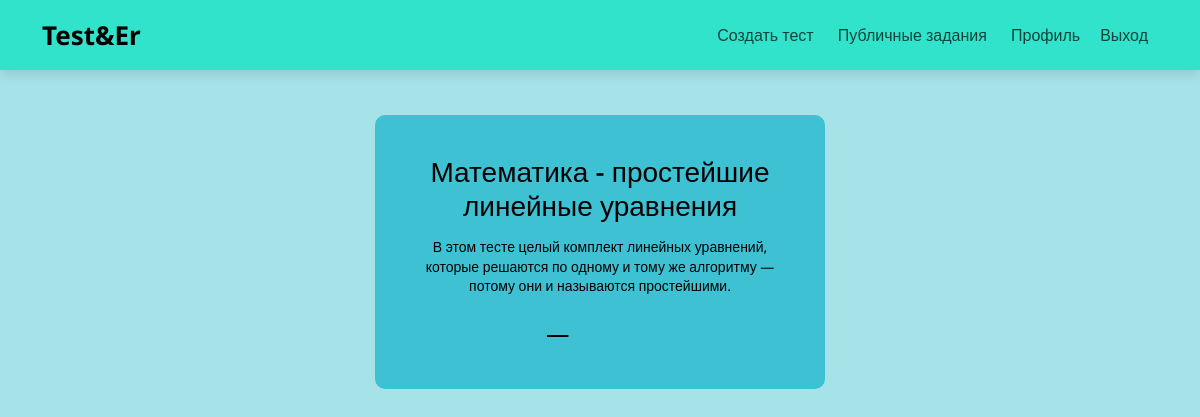
Screenshot of /tasks/profile/ (signed in) with the database file from the repository.
### tasks/models.py (models this page shows, shortened)
class Collection(models.Model):
    name = models.CharField(max_length=50)
    author = models.ForeignKey(User, on_delete=models.CASCADE)
    description = models.TextField()
    creation_date = models.DateTimeField(auto_now_add=True)
    is_public = models.BooleanField(default=False)

### tasks/views.py (the view)
# urls.py: path('profile/', views.profile, name='profile'),
@login_required(login_url='login')
def profile(request):
    obj = Collection.objects.filter(author=request.user)
    context = {
        "object": obj
    }
    return render(request, 'tasks/profile.html', context)

### tasks/templates/tasks/profile.html (shortened to what this page needs)
{% extends 'main/shablon.html' %}
{% block content %}
    {% for el in object %}
        <div class="post-item">
            <div class="item-content">
                <div class="item-body">
                    <h3>{{el.name}}</h3>
                    <p>{{el.description}}</p>
                </div>
                <div class="item-footer">
                    <a href="{% url 'tasks_det' el.id%}" class="link"><span>Подробнее</span></a>
                </div>
            </div>
        </div>
    {% endfor %}
{% endblock %}

### main/static/main/css/main.css (style rules this page uses)
body { position: relative; font-family: 'Noto Sans', sans-serif; font-size: 16px; line-height: 1.4; min-width: 320px; overflow-x: hidden; height: auto; background: #a6e3e9; }
.post-item { padding: 15px; cursor: pointer; margin: 0 30% 0 30%; }
.post-item p { word-wrap: break-word; }
.post-item h3 { word-wrap: break-word; }
.post-item * { transition: .3s linear; }
.item-content { background: #3ec1d3; padding: 40px; border-radius: 10px; }
.item-body { color: black; font-size: 14px; }
.item-body h3 { font-weight: 500; margin-bottom: 15px; transition-delay: .05s; }
.item-body p { transition-delay: .1s; }
.item-footer { padding-top: 15px; }
.link { text-decoration: none; display: inline-block; overflow: hidden; position: relative; padding-right: 30px; font-size: 12px; text-transform: uppercase; font-weight: 600; color: black; }
.link:before { content: ""; position: absolute; top: 0; left: 0; width: 100%; bottom: 0; height: .125rem; margin: auto; background: black; transform: scaleX(.2); transform-origin: left center; z-index: 0; transition: .6s cubic-bezier(.6, .01, 0, 1); }

### rows the page displays
Collection: name "Математика - простейшие линейные уравнения", description "В этом тесте целый комплект линейных уравнений, которые решаются по одному и тому же алгоритму — потому они и называются простейшими."
